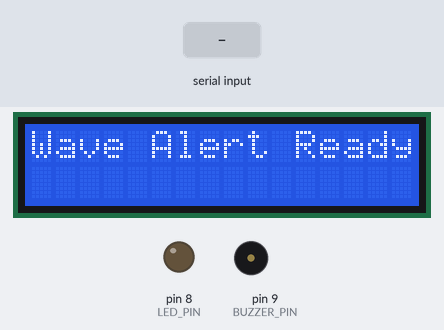
A sketch run on a simulated Arduino Uno, built with avr-gcc and run on an emulated ATmega328P. Shown: 16×2 character LCD, output pins drawn as LEDs (lit = HIGH), buzzer (waves = sounding, pin HIGH). Inputs (shaded band) come from the test bench.

Above: at 1.2 s.
1.3 s: "GIANT\n" received over Serial
At 1.6 s:
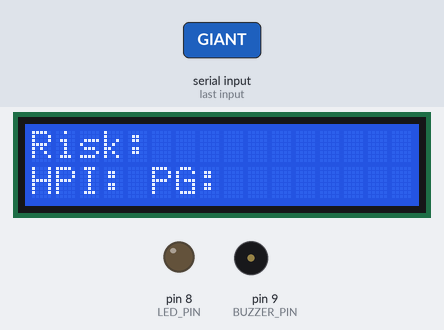
Timing chart, 0 to 4.3 s (numbered marks = the images above; inputs shaded):
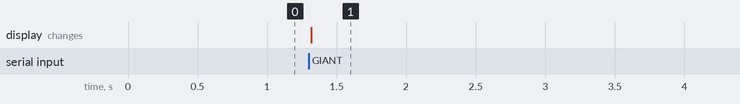

The sketch:

wave_alert.ino
```cpp
// Arduino sketch for displaying wave risk and sending alerts.
// Hardware: LCD 16x2 (I2C), buzzer, GSM module (SIM800L), optional LED.

#include <Wire.h>
#include <LiquidCrystal_I2C.h>
#include <SoftwareSerial.h>

// Pin configuration
const int BUZZER_PIN = 9;
const int LED_PIN = 8;

// Replace with your SIM800L TX/RX wiring
const int GSM_RX = 10; // SIM800L TX -> Arduino RX
const int GSM_TX = 11; // SIM800L RX -> Arduino TX

LiquidCrystal_I2C lcd(0x27, 16, 2);
SoftwareSerial gsm(GSM_RX, GSM_TX);

String phoneNumber = "+1234567890"; // TODO: set your phone number

void setup() {
  pinMode(BUZZER_PIN, OUTPUT);
  pinMode(LED_PIN, OUTPUT);
  digitalWrite(BUZZER_PIN, LOW);
  digitalWrite(LED_PIN, LOW);

  Serial.begin(115200);
  gsm.begin(9600);

  lcd.init();
  lcd.backlight();
  lcd.clear();
  lcd.setCursor(0, 0);
  lcd.print("Wave Alert Ready");
}

void loop() {
  if (Serial.available()) {
    String line = Serial.readStringUntil('\n');
    line.trim();
    if (line.length() == 0) return;

    // Expected format: LABEL:GIANT;HPI:0.87;P_GIANT:0.92
    String label = parseValue(line, "LABEL");
    String hpi = parseValue(line, "HPI");
    String pGiant = parseValue(line, "P_GIANT");

    displayAlert(label, hpi, pGiant);
    handleAlert(label, pGiant);
  }
}

String parseValue(const String &src, const String &key) {
  int idx = src.indexOf(key + ":");
  if (idx == -1) return "";
  int start = idx + key.length() + 1;
  int end = src.indexOf(';', start);
  if (end == -1) end = src.length();
  return src.substring(start, end);
}

void displayAlert(const String &label, const String &hpi, const String &pGiant) {
  lcd.clear();
  lcd.setCursor(0, 0);
  lcd.print("Risk: " + label);
  lcd.setCursor(0, 1);
  lcd.print("HPI:" + hpi + " PG:" + pGiant);
}

void handleAlert(const String &label, const String &pGiant) {
  bool giant = label == "GIANT";
  if (giant) {
    tone(BUZZER_PIN, 2000, 800);
    digitalWrite(LED_PIN, HIGH);
    sendSMS(label, pGiant);
  } else if (label == "MODERATE") {
    tone(BUZZER_PIN, 1200, 400);
    digitalWrite(LED_PIN, HIGH);
    delay(300);
    digitalWrite(LED_PIN, LOW);
  } else {
    noTone(BUZZER_PIN);
    digitalWrite(LED_PIN, LOW);
  }
}

void sendSMS(const String &label, const String &pGiant) {
  gsm.print("AT+CMGF=1\r");
  delay(500);
  gsm.print("AT+CMGS=\"" + phoneNumber + "\"\r");
  delay(500);
  gsm.print("GIANT WAVE ALERT\n");
  gsm.print("Label: " + label + "\nP(Giant): " + pGiant + "\nTake immediate action.\r");
  gsm.write(26); // CTRL+Z to send
  delay(1000);
}
```

Measured:
- after the input at 1.3 s, the display: changes at once (image 1)
